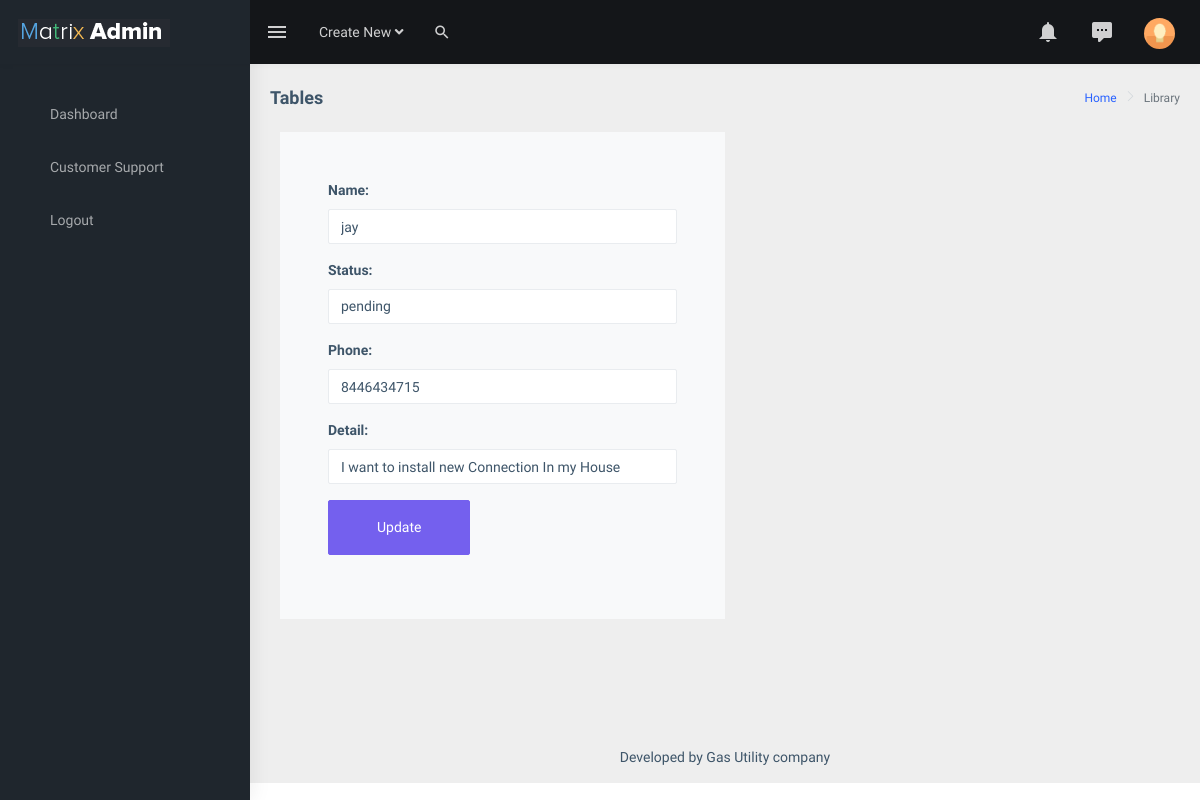
The app's page /edit/11/, older data.
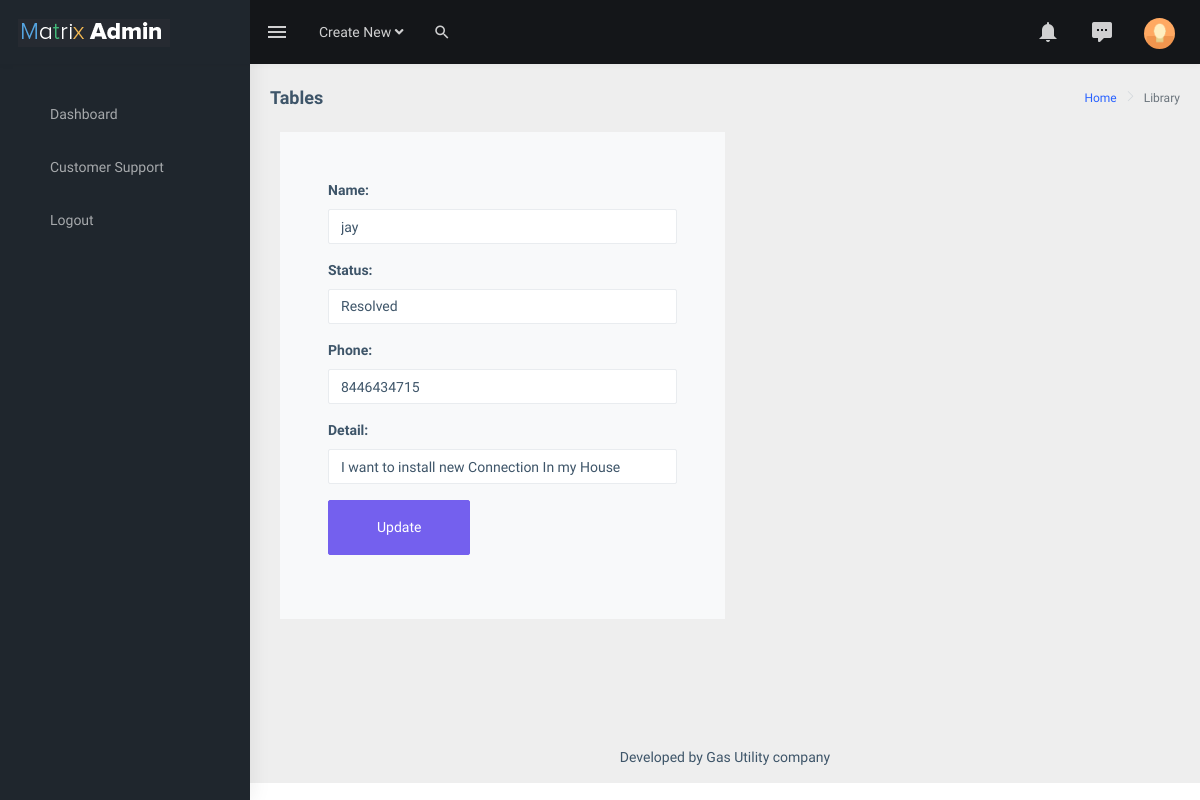
The same page, newer data.
### service/models.py (models this page shows, shortened)
class service_request(models.Model):
    STATUS_CHOICES = [
        ('pending', 'pending'),
        ('In Progress', 'In Progress'),
        ('Resolved', 'Resolved'),
    ]
    name = models.CharField(max_length=50)
    address = models.CharField(max_length=100)
    phone= models.CharField(max_length=10)
    request_type=models.CharField(max_length=100)
    details=models.TextField(max_length=200)
    attachment=models.FileField(upload_to='attachment/', blank=True, null=True )
    submit=models.DateTimeField(auto_now_add=True)
    resolved_at = models.DateTimeField(null=True, blank=True)
    status = models.CharField(max_length=20, choices=STATUS_CHOICES, default='Pending')

### service/views.py (the view)
# urls.py: path('edit/<int:id>/', views.edit_record, name = 'edit_record'),
def edit_record(request, id):
    info= service_request.objects.filter(pk=id)
    data = {'information':info}
    return render(request,'dashboard/editrecord.html', data)

### templates/dashboard/editrecord.html (shortened to what the changed rows need)
{% load static %}
<!DOCTYPE html>
<html dir="ltr" lang="en">
  <head>
    <link
      rel="stylesheet"
      type="text/css"
      href="{% static "dashboard/assets/extra-libs/multicheck/multicheck.css" %}"
    />
    <link
      href="{% static "dashboard/assets/libs/datatables.net-bs4/css/dataTables.bootstrap4.css" %}"
      rel="stylesheet"
    />
    <link href="{% static "dashboard/dist/css/style.min.css" %}" rel="stylesheet" />
  </head>
  <body>
    <div
      id="main-wrapper"
      data-layout="vertical"
      data-navbarbg="skin5"
      data-sidebartype="full"
      data-sidebar-position="absolute"
      data-header-position="absolute"
      data-boxed-layout="full"
    >
      <div class="page-wrapper">
        <div class="container-fluid">
          <div class="row">
            <div class="col-12">
              {% for info in information %}
              <section class="ftco-section ftco-no-pt ftco-no-pb contact-section">
                <div class="container">
                  <div class="row d-flex align-items-stretch no-gutters">
                    <div class="col-md-6 p-4 p-md-5 order-md-last bg-light">
                      <form action="{% url 'update_record' info.id %}" method="POST" name="Edit_Form">
                        <div class="form-group">
                          <label>Name:</label>
                          <input type="text" class="form-control" name="name"  value="{{info.name}}" required>
                        </div>
                          <div class="form-group">
                            <label for="status">Status:</label>
                            <select id="status" name="status" class="form-control">
                              {% for status, status_name in info.STATUS_CHOICES %}
                                <option value="{{ status }}" {% if info.status == status %}selected{% endif %}>{{ status_name }}</option>
                              {% endfor %}
                            </select>
                          </div>
                        <div class="form-group">
                          <label> Phone: </label>
                          <input type="text" class="form-control"  name="phone" value="{{info.phone}}" >
                        </div>
                        <label> Detail: </label>
                        <div class="form-group">
                          <input type="text" name="details"  cols="30" rows="7" class="form-control"  value="{{info.details}}">
                        </div>
                        <div class="form-group">
                          <input type="submit" value="Update" class="btn btn-primary py-3 px-5" name="submit">
                        </div>
                      </form>
                    </div>
                  </div>
                </div>
              </section>
              {% endfor %}
            </div>
          </div>
        </div>
      </div>
    </div>
  </body>
</html>

Row changes from the older to the newer data that the page shows:
changed service_request "jay": status "pending" → "Resolved"
